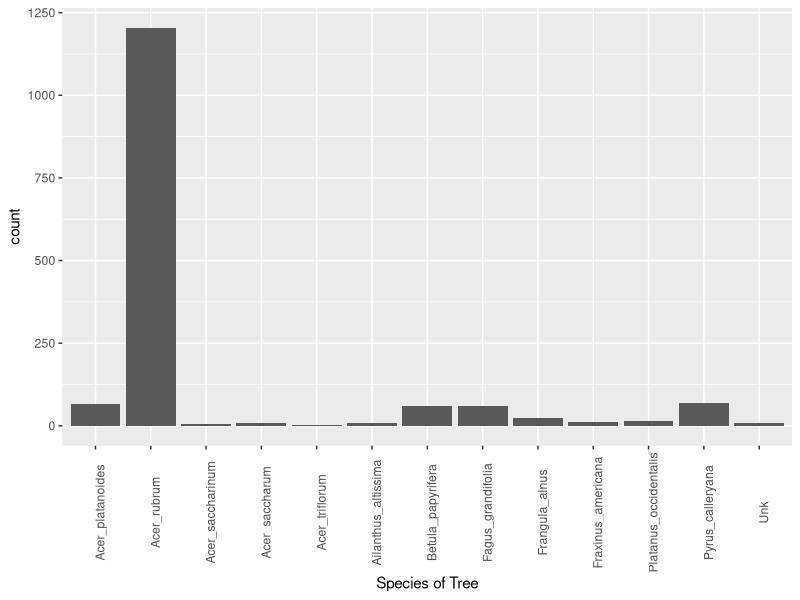
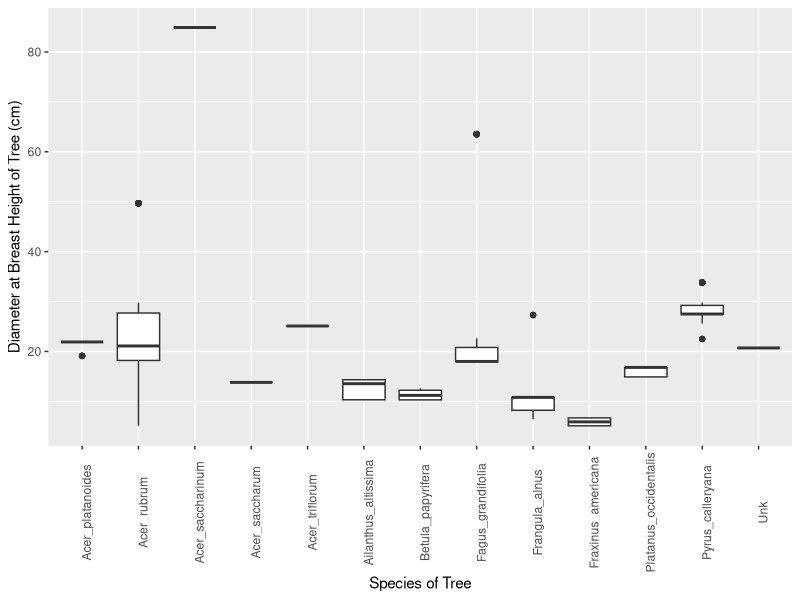
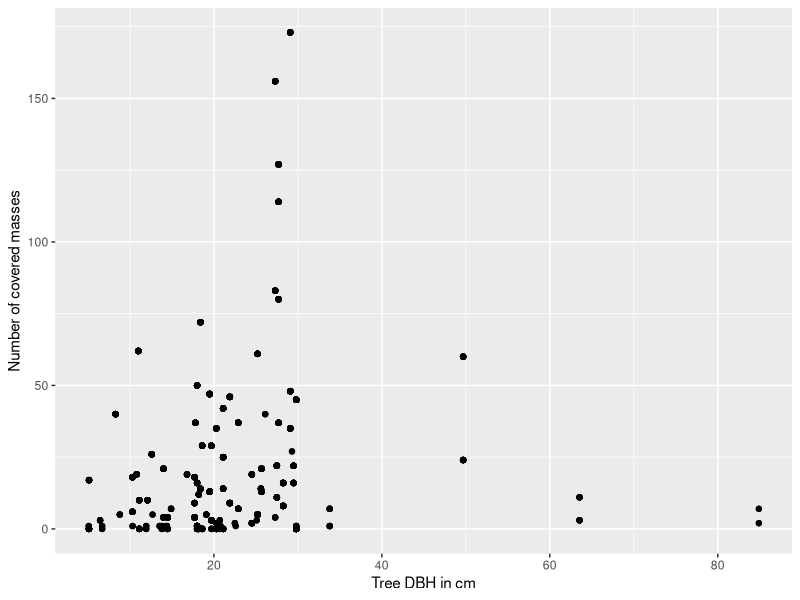
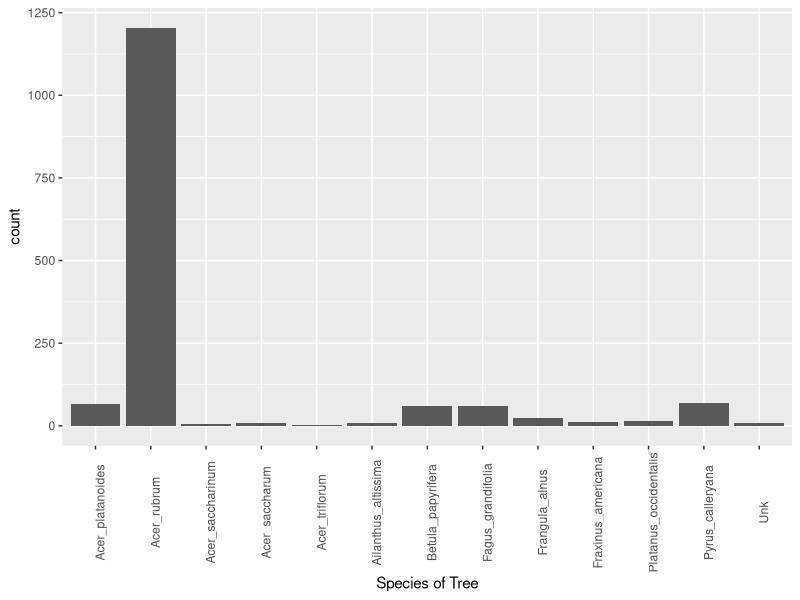
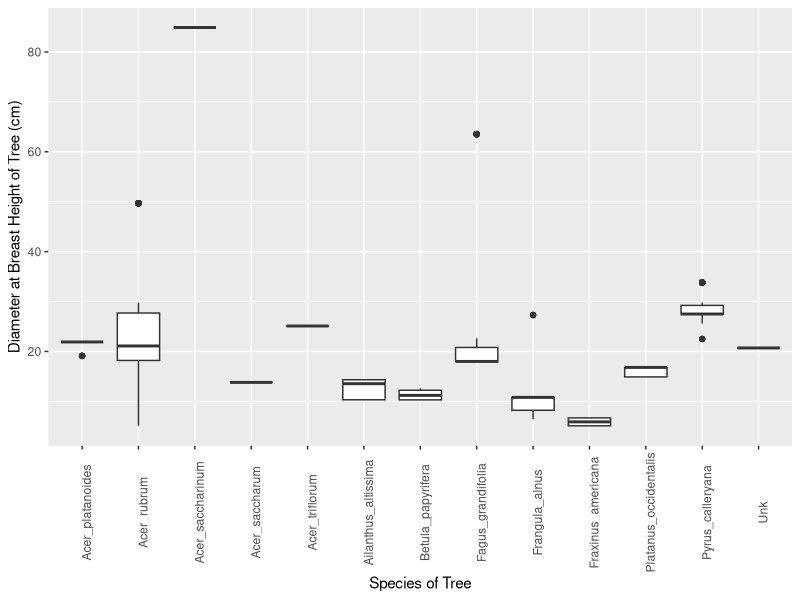
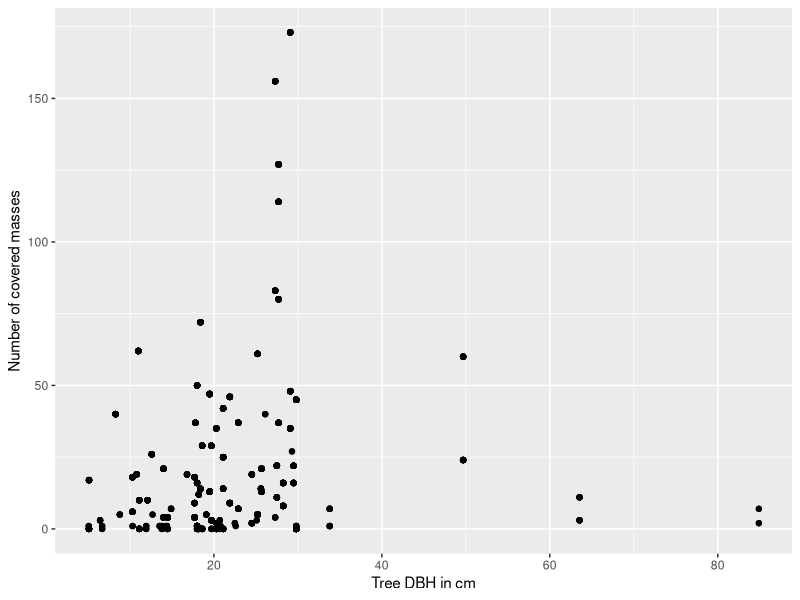

R code for these plots, in order: (Note: this script raises an error after producing the figures.)
## ---- chunk 1
slf <- read.csv("data/fecundity_data_full_v1_3.csv") #load in csv
mean(na.omit(slf$Tree_DBH_cm)) #average of DBH of tree
median(na.omit(slf$Tree_DBH_cm)) #median of DBH of tree
var(na.omit(slf$Tree_DBH_cm)) #variance of DBH of tree
sd(na.omit(slf$Tree_DBH_cm)) #standard deviation of DBH of tree
range(na.omit(slf$Tree_DBH_cm)) #range of DBH of tree
IQR(na.omit(slf$Tree_DBH_cm)) #interquartile range of DBH of tree
100 * (sd(na.omit(slf$Tree_DBH_cm)) / mean(na.omit(slf$Tree_DBH_cm))) #coefficient of variation
slf_na <- na.omit(slf)
library(ggplot2)
ggplot(data = slf_na, aes(x=Tree_Species)) + geom_bar() + theme(axis.text.x = element_text(angle=90)) + xlab("Species of Tree")
ggsave("images/tree-count-species.png", height = 5, width = 5)
ggplot(data = slf_na, aes(x=Tree_Species, y=Tree_DBH_cm)) +geom_boxplot() + theme(axis.text.x = element_text(angle=90)) + xlab("Species of Tree") + ylab("Diameter at Breast Height of Tree (cm)")
ggsave("images/DBH-and-species-boxplot.png", height = 5, width = 5)

## ---- chunk 2
library(ggplot2)
ggplot(data = slf_na, aes(x = Tree_DBH_cm, y = Number_covered_masses_seen)) + geom_point() +labs(x = "Tree DBH in cm", y = "Number of covered masses")
ggsave("images/tree-dbh-vs-number-of-masses.png", height = 5, width = 5)
slf_dbh_mass <- lm(Number_covered_masses_seen ~ Tree_DBH_cm, data = slf_na)
shapiro.test(slf_na$Tree_DBH_cm)
shapiro.test(slf_na$Number_covered_masses_seen)
slf_na$Number_covered_masses_seen_log <- log(slf_na$Number_covered_masses_seen)
slf_na$Tree_DBH_cm_log <- log(slf_na$Tree_DBH_cm)
shapiro.test(slf_na$Tree_DBH_cm_log)
shapiro.test(slf_na$Number_covered_masses_seen_log)

## ---- chunk 3
cor.test(slf_na$Number_covered_masses_seen, slf_na$Tree_DBH_cm, method  = "spearman")# Correlation for Height and DBH
## ---- chunk 4
slf_na$binomhigh <- ifelse(slf_na$high_masses == "y", 1, 0) #Binomial Preparation
high_dbh.glm <- glm(binomhigh ~ Tree_DBH_cm, data = slf_na, family = binomial(link = logit)) #GLM for Height and DBH Logistic Regression
summary(high_dbh.glm)
anova(high_dbh.glm, test = "Chi") #Logistic Regression
## ---- chunk 5
library(nlme)
slf_species_treedbh <- lme(fixed = Tree_DBH_cm_log ~ 1, random = ~1|Tree_Species, data = slf_na) #Alt hypothesis for Random Effects ANOVA
library(car)
leveneTest(data = slf_na, Tree_DBH_cm ~ Tree_Species, center = mean) #homogeneity of Variance
shapiro.test(resid(slf_species_treedbh)) #Shapiro Test for Normality
slf_species_treedbh_gls <- gls(Tree_DBH_cm_log ~ 1, data = slf_na, method = "REML") #Null hypothesis for Random Effects ANOVA
anova(slf_species_treedbh, slf_species_treedbh_gls) #ANOVA
varcomp <- VarCorr(slf_species_treedbh) #Calculating Variance Components
varcomp
varamong <- as.numeric(varcomp[1,1])
varwithin <- as.numeric(varcomp[2,1])
repeatability <- varamong / (varamong + varwithin)
repeatability
## ---- chunk 6
Contingency <- read.csv("data/Contingency.csv")
cont <-data.frame(Yes = c(Contingency$Count.of.Yes), No = c(Contingency$Count.of.No), row.names = c(Contingency$Tree_Species)) #making Contingency Table
fisher.test(cont, workspace = 2e9) #Fisher's Exact Test, workspace = 2e9 was due to small workspace size. It is tied to RAM, but I do not know how much it needs.
## ---- chunk 7
ggplot(slf_na, aes(x=Tree_DBH_cm, y = binomhigh)) + geom_point() + geom_smooth(method = glm, se = FALSE, methods = list(family = binomial)) + labs(x= "Tree Diameter at Breast Height (cm)", y = "Occurance of inaccessible Egg Cases")
ggsave("images/corr-inaccessible-egg-cases-dbh.png", height = 5, width = 5)
ggplot(data = slf_na, aes(x=Tree_Species, fill = high_masses)) +geom_bar(stat = "count") + theme(axis.text.x = element_text(angle=90)) + xlab("Species of Tree") + ylab("Count of Masses found")
ggsave("images/high-masses-and-species.png", height = 5, width = 5)
ggplot(data = slf_na, aes(x=Tree_DBH_cm)) + geom_histogram(binwidth = 5) + labs(x="Tree DBH in cm", y = "Frequency")
ggsave("images/freq-tree-dbh.png", height = 5, width = 5)
